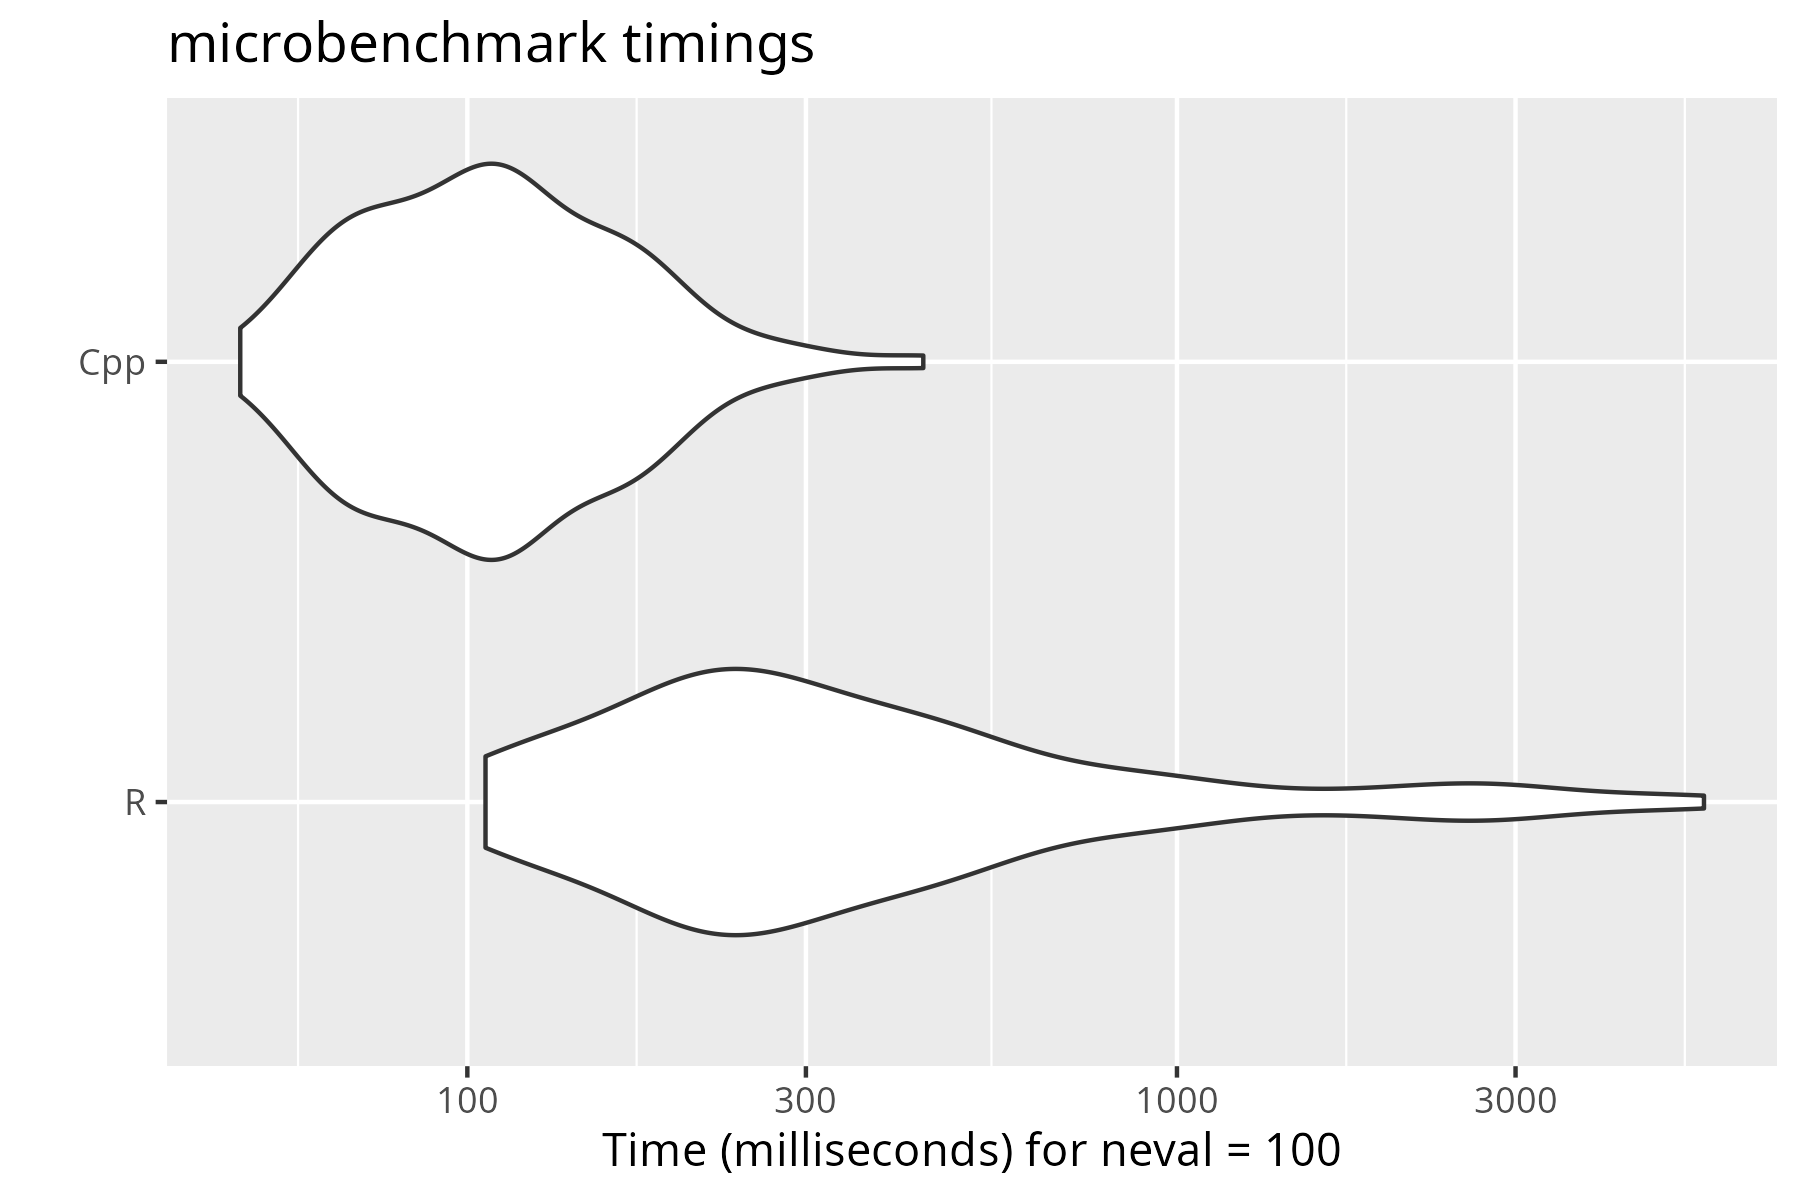

This chart was generated by the following R code:
# Benchmark of the C++ trick Metropolis sampler against the pure R version.
#
# Measures the wall-clock gain of sample_P_metropolis_trick_cpp (C++)
# over sample_P_metropolis_trick (R) for a SINGLE Metropolis iteration
# (niter_metropolis = 1), i.e. one update pass over all individuals.
#
# Usage:
#   Rscript dev/bench_trick_metropolis.R
#   or source() it inside an interactive session.

library(microbenchmark)

# --- Load both implementations ----------------------------------------------
# R reference implementation and its helpers
devtools::load_all()


# C++ implementation (compiled on the fly)
Rcpp::sourceCpp(file.path("src", "P_samplers.cpp"), rebuild = TRUE)

# --- Data -------------------------------------------------------------------
# One-block-per-species latent structure, as in tests/testthat helpers
K <- 4
npc <- 30
n1 <- npc * K
sigma2 <- 1
niter_metropolis <- 1L # single Metropolis iteration
minibatch <- TRUE

rho_within <- 0.9
rho_between <- -1 / (K * npc - 1)

set.seed(1)
Sigma <- matrix(rho_between, nrow = n1, ncol = n1)
same_cluster <- outer(rep(seq_len(K), each = npc), rep(seq_len(K), each = npc), `==`)
Sigma[same_cluster] <- rho_within
diag(Sigma) <- 1

P0 <- matrix(rnorm(n1 * (K - 1)), nrow = n1)
Z0 <- t(sapply(seq_len(n1), function(j) (seq_len(K) == ((j - 1) %% K) + 1) * 1))

# --- Sanity check: the two versions target the same kernel -------------------
set.seed(123)
out_R <- sample_P_metropolis_trick(
  P = P0, Z = Z0, Sigma = Sigma, sigma2 = sigma2,
  minibatch = minibatch, niter_metropolis = niter_metropolis
)
out_Cpp <- sample_P_metropolis_trick_cpp(
  P = P0, Z = Z0, Sigma = Sigma, sigma2 = sigma2,
  minibatch = minibatch, niter_metropolis = niter_metropolis
)
stopifnot(
  identical(dim(out_R), dim(out_Cpp)),
  all(is.finite(out_R)),
  all(is.finite(out_Cpp))
)

# --- Benchmark ---------------------------------------------------------------
bm <- microbenchmark(
  R = sample_P_metropolis_trick(
    P = P0, Z = Z0, Sigma = Sigma, sigma2 = sigma2,
    minibatch = minibatch, niter_metropolis = niter_metropolis
  ),
  Cpp = sample_P_metropolis_trick_cpp(
    P = P0, Z = Z0, Sigma = Sigma, sigma2 = sigma2,
    minibatch = minibatch, niter_metropolis = niter_metropolis
  ),
  times = 100,
  unit = "ms"
)

bm_summary <- summary(bm)
cat("\nSingle Metropolis iteration (", n1, " individuals, K = ", K, "):\n", sep = "")
print(bm_summary)

median_R <- bm_summary$median[bm_summary$expr == "R"]
median_Cpp <- bm_summary$median[bm_summary$expr == "Cpp"]
cat(sprintf(
  "\nMedian time: R = %.3f ms | C++ = %.3f ms | C++ is %.1fx faster\n",
  median_R, median_Cpp, median_R / median_Cpp
))

# --- Plot (optional, requires ggplot2 via autoplot) ---------------------------
if (requireNamespace("ggplot2", quietly = TRUE)) {
  g <- ggplot2::autoplot(bm)
  gg_path <- file.path("dev", "bench_trick_metropolis.png")
  ggplot2::ggsave(gg_path, g, width = 6, height = 4)
  cat("Boxplot saved to:", gg_path, "\n")
}
